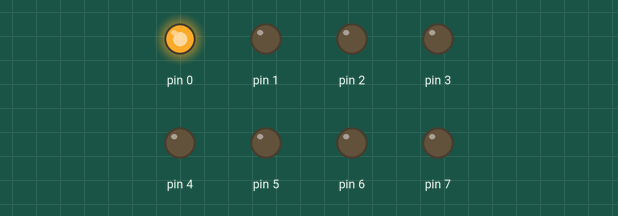
The sketch below on a simulated Arduino Uno, built with avr-gcc and run on an emulated ATmega328P. Shown: output pins drawn as LEDs (lit = HIGH).

Above: at 0.2 s.
At 1.2 s:
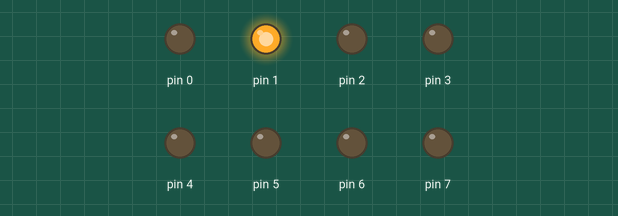
At 2.2 s:
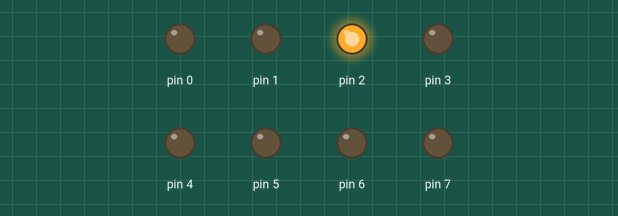
At 5.2 s:
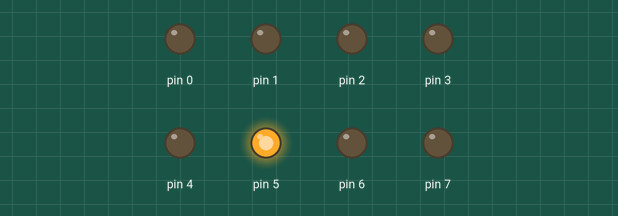
At 7.2 s:
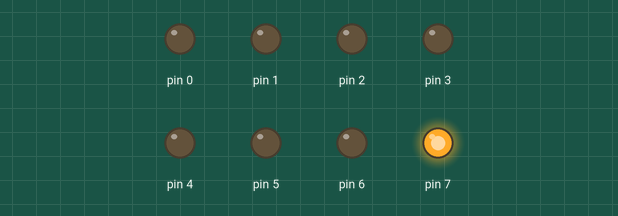
At 9.7 s:
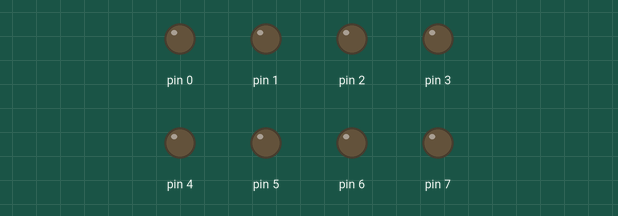
Timing chart, 0 to 10.4 s (numbered marks = the images above):
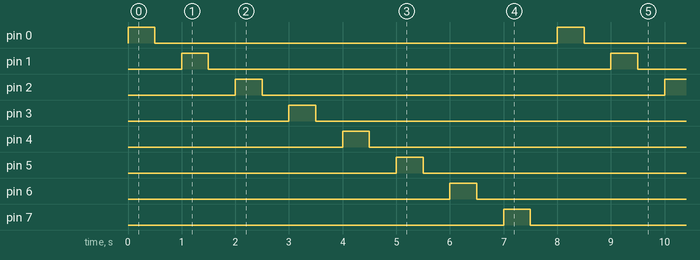

Measured:
- by itself, pin 0–7: alternates HIGH for 0.50 s and LOW for 7.5 s
- by itself, everything shown: repeats every 8.0 s, in 16 steps

The sketch:

led.c.ino
```cpp
int i=0;
void setup()
{
  for(i=0;i<8;i++)
  {
    pinMode(i, OUTPUT);
  }
}

void loop()
{
  for(i=0;i<8;i++)
  {
    digitalWrite(i, HIGH);
    delay(500); // Wait for 500 millisecond(s)
    digitalWrite(i, LOW);
    delay(500); // Wait for 500 millisecond(s)
  }
}
```
